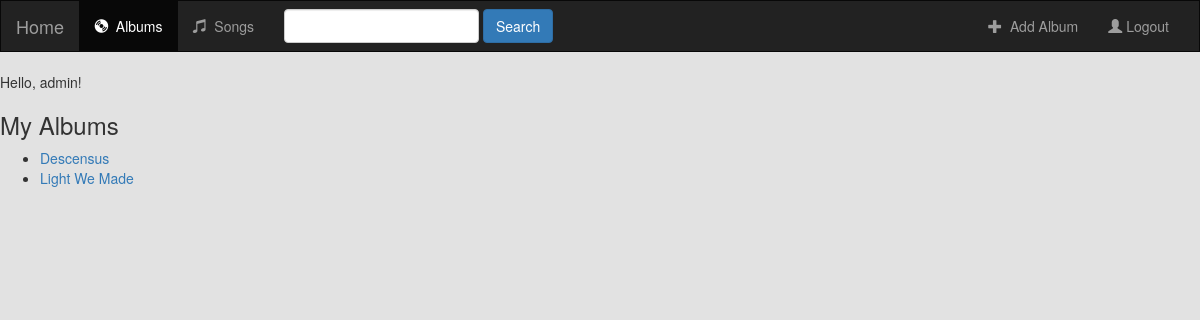
The app's page /music/ (signed in), older data.
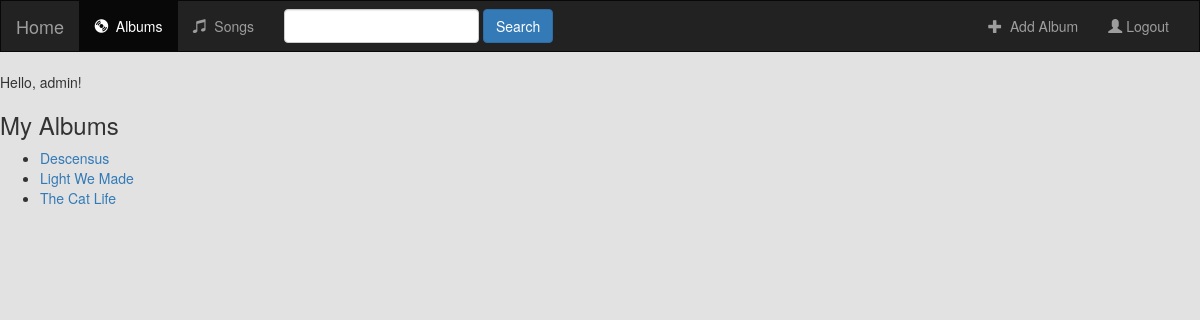
The same page, newer data.
### music/models.py (models this page shows, shortened)
class Album(models.Model):
    artist = models.CharField(max_length=250)
    title = models.CharField(max_length=500)
    genre = models.CharField(max_length=100)
    logo = models.CharField(max_length=1000)

### music/views.py (the view)
def index(request):
        albums = Album.objects.all()
        context = {'albums': albums}
        return render(request, 'music/index.html', context)

### music/templates/music/index.html
{% extends 'music/base.html' %}
{% block body %}
    {% if user.is_authenticated %}
        <span>Hello, {{ user.username }}!</span>
        {% if albums %}
            <h3>My Albums</h3>
            <ul>
                {% for album in albums %}
                <li><a href="{% url 'music:detail' album.id %}">{{ album.title }}</a></li>
                {% endfor %}
            </ul>
        {% else %}
            <h3>Look like you have no albums here! Please add some.</h3>
        {% endif %}
    {% else %}
        <h2>Please <a href="{% url 'music:login' %}">login</a> to view albums</h2>
    {% endif %}
{% endblock %}

### music/templates/music/base.html (shortened to what this page needs)
<!DOCTYPE html>
<html lang="en">
<head>
    {% load staticfiles %}
    <link href="https://maxcdn.bootstrapcdn.com/bootstrap/3.3.7/css/bootstrap.min.css" rel="stylesheet">
    <link rel="stylesheet" type="text/css" href="{% static 'music/styles.css' %}"/>
</head>
<body>
    <nav class="navbar navbar-inverse">
        <div class="container-fluid">
            <div class="navbar-header">
                <a class="navbar-brand" href="{% url 'music:index' %}">Home</a>
            </div>
            <div class="collapse navbar-collapse" id="topNavBar">
                <ul class="nav navbar-nav">
                    <li class="active">
                        <a href="{% url 'music:index' %}">
                            <span class="glyphicon glyphicon-cd" aria-hidden="true"></span>&nbsp; Albums
                        </a>
                    </li>
                    <li class="">
                        <a href="#">
                            <span class="glyphicon glyphicon-music" aria-hidden="true"></span>&nbsp; Songs
                        </a>
                    </li>
                </ul>
                <form class="navbar-form navbar-left" role="search" method="get" action="#">
                    <div class="form-group">
                        <input type="text" class="form-control" name="search" value="">
                    </div>
                    <button type="submit" class="btn btn-primary">Search</button>
                </form>
                <ul class="nav navbar-nav navbar-right">
                    <li class="">
                        <a href="#">
                            <span class="glyphicon glyphicon-plus" aria-hidden="true"></span>&nbsp; Add Album
                        </a>
                    </li>
                    <li class="">
                        {% if user.is_authenticated %}
                            <a href="{% url 'music:logout' %}">
                                <span class="glyphicon glyphicon-user" aria-hidden="true"></span>&nbsp;Logout
                            </a>
                        {% else %}
                            <a href="{% url 'music:register' %}" id="login_register_logout_btn">
                                <span class="glyphicon glyphicon-user" aria-hidden="true"></span>&nbsp;Register/Login
                            </a>
                        {% endif %}
                    </li>
                </ul>
            </div>
        </div>
    </nav>
{% block body %}
{% endblock %}
</body>
</html>

### music/static/music/styles.css (style rules this page uses)
body { background: #e2e2e2; }
.navbar { border-radius: 0; }

Row changes from the older to the newer data that the page shows:
added Album: title "The Cat Life"
